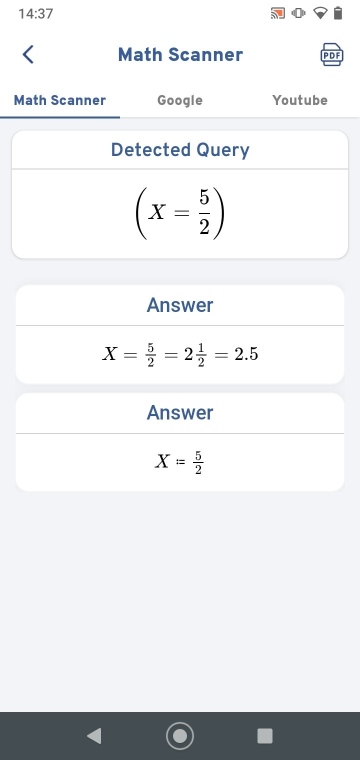
#> input picture image/scan.jpg, 720 x 1520 px, found by its file name (shown at 1/2 size)
$ jupyter execute 18_Perspective_Transforms.ipynb
#> lines starting #> are read from the running program, lines starting #| are printed output that depends on the picture; after the words box and inside, x2 and y2 are one past the last pixel; in counts of white or black regions, pixels touching at a corner belong together
<a href="https://colab.research.google.com/github/Davron030901/OpenCv/blob/main/18_Perspective_Transforms.ipynb" target="_parent"></a>

# **Perspective Transforms**

####**In this lesson we'll learn:**
1. Use OpenCV's getPerspectiveTransform
2. Use findContours to get corners and automate perspective Transform

[cell 1]
# Our Setup, Import Libaries, Create our Imshow Function and Download our Images
import cv2
import numpy as np
from matplotlib import pyplot as plt

# Define our imshow function
def imshow(title = "Image", image = None, size = 10):
    w, h = image.shape[0], image.shape[1]
    aspect_ratio = w/h
    plt.figure(figsize=(size * aspect_ratio,size))
    plt.imshow(cv2.cvtColor(image, cv2.COLOR_BGR2RGB))
    plt.title(title)
    plt.show()

[cell 2]
image = cv2.imread('scan.jpg')
#> image is the input picture: shape (1520, 720, 3); mean B, G, R 238.6, 236.3, 235

# Convert to Grayscale
gray = cv2.cvtColor(image, cv2.COLOR_BGR2GRAY)

_, th2 = cv2.threshold(gray, 0, 255, cv2.THRESH_BINARY + cv2.THRESH_OTSU)
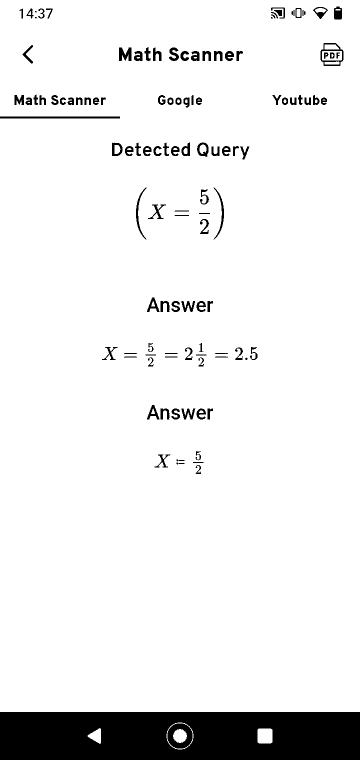
#> th2: shape (1520, 720) (shown at 1/2 size); 92.2% white; 119 black regions (6 under 20 px), largest, box (x1, y1, x2, y2) and area: (0, 1424, 720, 1520) 65448, (335, 1447, 385, 1497) 1440, (0, 233, 240, 237) 960
imshow('After thresholding', th2)

# Use a copy of your image e.g. edged.copy(), since findContours alters the image
contours, hierarchy = cv2.findContours(th2, cv2.RETR_EXTERNAL, cv2.CHAIN_APPROX_SIMPLE)
#> contours = 4 contours; box (x1, y1, x2, y2) and area: (0, 0, 720, 1424) 1021938, (333, 1445, 387, 1499) 2219, (515, 1457, 545, 1487) 830, (175, 1456, 202, 1488) 449

# Draw all contours, note this overwrites the input image (inplace operation)
# Use '-1' as the 3rd parameter to draw all
cv2.drawContours(image, contours, -1, (0,255,0), thickness = 2)
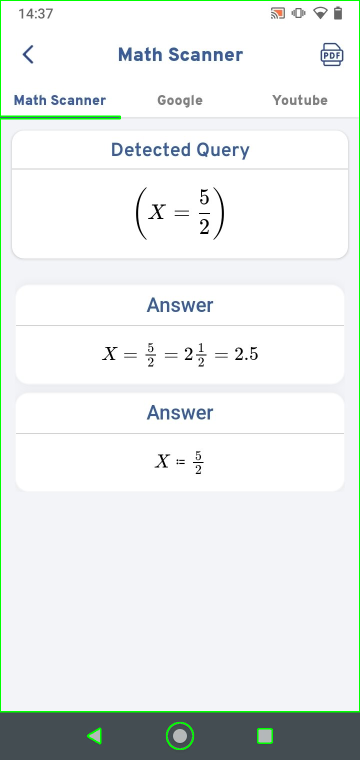
#> image: shape (1520, 720, 3) (shown at 1/2 size); mean B, G, R 236.1, 236.7, 232.6
imshow('Contours overlaid on original image', image)

print("Number of Contours found = " + str(len(contours)))
#| Number of Contours found = 4

### **Approxiamte our contour above to just 4 points using approxPolyDP**

[cell 3]
# Sort contours large to small by area

sorted_contours = sorted(contours, key=cv2.contourArea, reverse=True)
#> sorted_contours has the same summary as contours

# loop over the contours
for cnt in sorted_contours:
	# approximate the contour
	perimeter = cv2.arcLength(cnt, True)
	approx = cv2.approxPolyDP(cnt, 0.05 * perimeter, True)

	if len(approx) == 4:
		break
#> this loop made 2 passes
#> perimeter on pass 1: 4762.8
#> (perimeter, approx) on pass 2: (176.9, [[350, 1446], [334, 1481], [369, 1497], [385, 1462]])

# Our x, y cordinates of the four corners
print("Our 4 corner points are:")
print(approx)
#| [[[ 350 1446]]
#|  [[ 334 1481]]
#|  [[ 369 1497]]
#|  [[ 385 1462]]]

### **Use getPerspectiveTransform and warpPerspective to create our top down view**

Note: We mannauly matched the order of the points

[cell 4]
# Order obtained here is top left, bottom left, bottom right, top right
inputPts = np.float32(approx)
#> inputPts = [[350, 1446], [334, 1481], [369, 1497], [385, 1462]]

outputPts = np.float32([[0,0],
                       [0,800],
                       [500,800],
                       [500,0]])

# Get our Transform Matrix, M
M = cv2.getPerspectiveTransform(inputPts,outputPts)
#> M = [[11.82, 5.4, -11946.7], [-8.64, 18.91, -24313.3], [1.23e-18, -2.69e-18, 1]]

# Apply the transform Matrix M using Warp Perspective
dst = cv2.warpPerspective(image, M, (500,800))
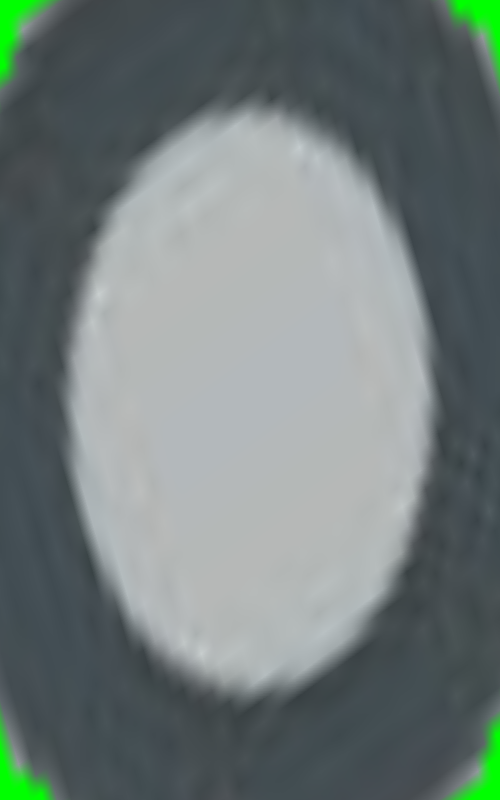
#> dst: shape (800, 500, 3); mean B, G, R 123.1, 124.3, 113.5

imshow("Perspective", dst)
